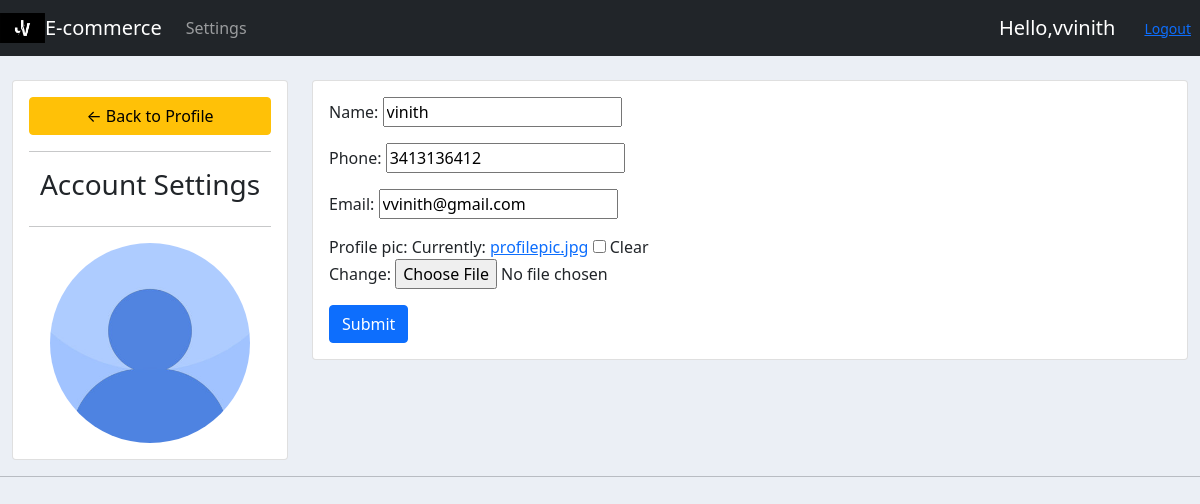
/account/ (signed in), run on the app's committed database.
### customer/models.py (models this page shows, shortened)
class Customer(models.Model):
    user = models.OneToOneField(User, null=True,blank=True ,on_delete=models.CASCADE)
    name = models.CharField(max_length=200,null=True)
    phone = models.CharField(max_length=200,null=True)
    email = models.CharField(max_length=200,null=True)
    profile_pic = models.ImageField(default="profilepic.jpg",null = True,blank = True)
    date_created = models.DateTimeField(auto_now_add=True,null=True)

### customer/decorators.py (the view)
		def wrapper_func(request, *args, **kwargs):
			group = None
			if request.user.groups.exists():
				group = request.user.groups.all()[0].name
			if group in allowed_roles:
				return view_func(request, *args, **kwargs)
			else:
				return HttpResponse('You are not authorized to view this page')

### customer/forms.py
class CustomerForm(ModelForm):
    class Meta:
        model = Customer
        fields = '__all__'
        exclude = ['user']

### customer/views.py (called while the page is built)
@login_required(login_url='login')
@allowed_users(allowed_roles=['customers'])
def accountsettings(request):
    customer = request.user.customer
    form = CustomerForm(instance=customer)
    if request.method =='POST':
        form = CustomerForm(request.POST,request.FILES,instance=customer)
        if form.is_valid():
            form.save()
    context ={'form':form}
    return render(request,'customer/account_settings.html',context)

### customer/templates/customer/account_settings.html (shortened to what this page needs)
{%  extends 'customer/main.html' %}
{% load static %}
{% block content %}
<br>
<div class="row">
	<div class="col-md-3">
		<div class="card card-body">
			<a class="btn btn-warning" href="{% url 'home' %}"> &#8592; Back to Profile</a>
			<hr>
			<h3 style="text-align: center">Account Settings</h3>
			<hr>
			<img class="profile-pic" src="{{request.user.customer.profile_pic.url}}" >
		</div>
	</div>
	<div class="col-md-9">
		<div class="card card-body">
			<form method="POST" action="" enctype="multipart/form-data">
				{{form.as_p}}
			<input class="btn btn-primary" type="submit" name="Update Information">
			</form>
		</div>
	</div>
</div>
{% endblock %}

### customer/templates/customer/navbar.html (shortened to what this page needs)
{% load static %}
<nav class="navbar navbar-expand-lg navbar-dark bg-dark">
<img src="{% static 'images/logo.jpg' %}" style="height: 30px;">
  <a class="navbar-brand" href="#">E-commerce</a>
    <div class="collapse navbar-collapse" id="navbarNav">
      <ul class="navbar-nav">
        {% if request.user.is_staff %}
        <li class="nav-item active">
          <a class="nav-link" href="{% url 'home' %}">Dashboard</a>
        </li>
        <li class="nav-item">
          <a class="nav-link" href="{% url 'products' %}">Products</a>
        </li>
        {% else %}
        <li class="nav-item">
          <a class="nav-link" href="{% url 'account' %}">Settings</a>
        </li>
        {% endif %}
      </ul>
    </div>
    <span id="hello-msg">Hello,{{request.user}}</span>
    <span><a class="hello-msg"></a><a class="btn btn-sm btn-link" href="{% url 'logout' %}">Logout</a></span>
  </nav>

### static/css/main.css (style rules this page uses)
body { background-color: #ebeff5; }

### customer/templates/customer/navbar.html (style rules this page uses)
#hello-msg { font-size: 20px; color:#fff; margin-right: 20px; }

### customer/templates/customer/account_settings.html (style rules this page uses)
.profile-pic { max-width: 200px; max-height:200px; margin: 0 auto; border-radius: 50%; }

### data on the page
Customer: name "vinith", phone "3413136412", email "vvinith@gmail.com"

### other printed values
{{ request.user }} "vvinith"
